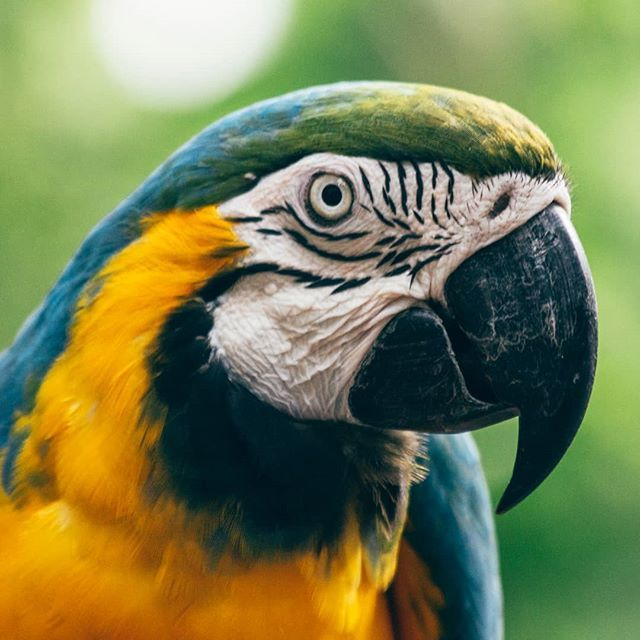
#> input picture Intensity Transformations/arara2.jpg, 640 x 640 px, found by its file name
$ jupyter execute 'Trocar regiões.ipynb'
#> lines starting #> are read from the running program, lines starting #| are printed output that depends on the picture
# Trocar regiões de uma imagem

Autor: Almir Soares Firmo Filho

O objetivo deste notebook é mostrar como separar uma imagem em regiões e trocá-las de lugar.

[cell 1]
import numpy as np
import cv2
import matplotlib.pyplot as plt

[cell 2]
# Carregar imagem original
image = cv2.imread('arara2.jpg', cv2.IMREAD_GRAYSCALE)
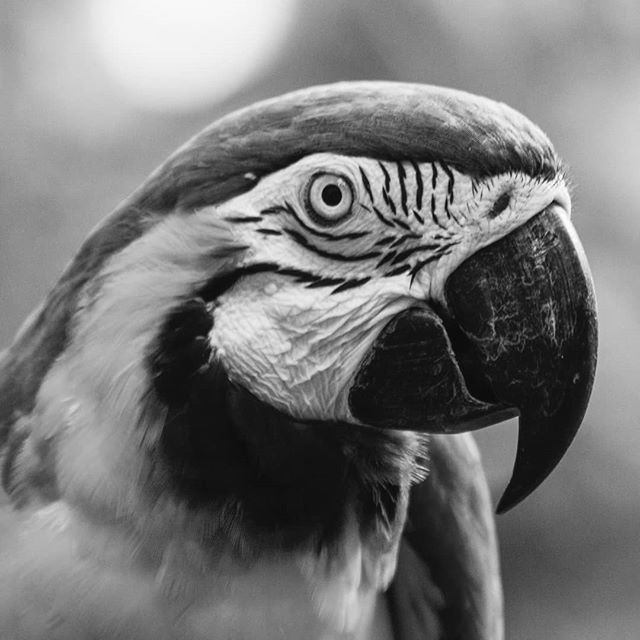
#> image: shape (640, 640); min 0, max 255, mean 119.8

plt.title('Input image')
plt.imshow(image,'gray')
plt.show()

print("Dimensões da imagem: ",image.shape)
#| Dimensões da imagem:  (640, 640)

Como a imagem é quadrada é possível dividí-la igualmente em 4 regiões. Para tal é necessário criar os índices de cada ponto dos 4 quadrados, atribuir à cada quadrado os pixels da imagem original e depois trocar as regiões para gerar a imagem final.

[cell 3]
# Criar variáveis para altura e largura da imagem
height = image.shape[0]
#> height = 640
width = image.shape[1]
#> width = 640

# Criar os vetores dos índices (coordenadas) dos pontos inicial e final de cada parte da imagem
partA_index = [0, int((height/2)), 0, int((width/2))]
#> partA_index = [0, 320, 0, 320]
partB_index = [0, int((height/2)), int(width/2), int(width)]
#> partB_index = [0, 320, 320, 640]
partC_index = [int(height/2), int(height), 0, int((width/2))]
#> partC_index = [320, 640, 0, 320]
partD_index = [int(height/2), int(height), int(width/2), int(width)]
#> partD_index = [320, 640, 320, 640]

# Separar imagem em 4 quadrados
partA = image[partA_index[0]:partA_index[1], partA_index[2]:partA_index[3]]
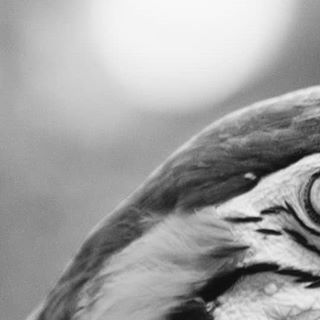
#> partA: shape (320, 320); min 9, max 248, mean 162.3
partB = image[partB_index[0]:partB_index[1], partB_index[2]:partB_index[3]]
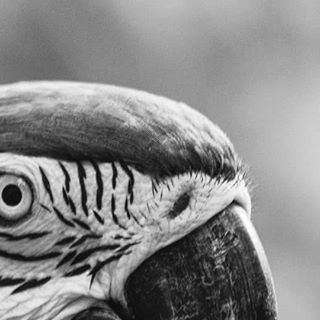
#> partB: shape (320, 320); min 0, max 255, mean 136.4
partC = image[partC_index[0]:partC_index[1], partC_index[2]:partC_index[3]]
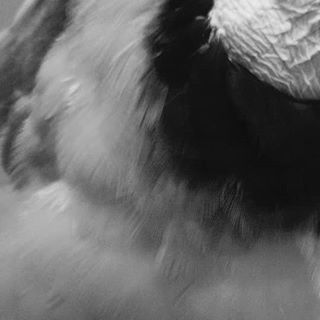
#> partC: shape (320, 320); min 12, max 238, mean 100.2
partD = image[partD_index[0]:partD_index[1], partD_index[2]:partD_index[3]]
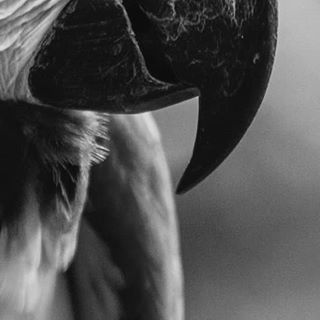
#> partD: shape (320, 320); min 2, max 231, mean 80.3

# Trocar a posição das 4 partes da imagem
image2 = np.zeros([width,height],dtype=np.uint8)
image2[partA_index[0]:partA_index[1], partA_index[2]:partA_index[3]] = partD
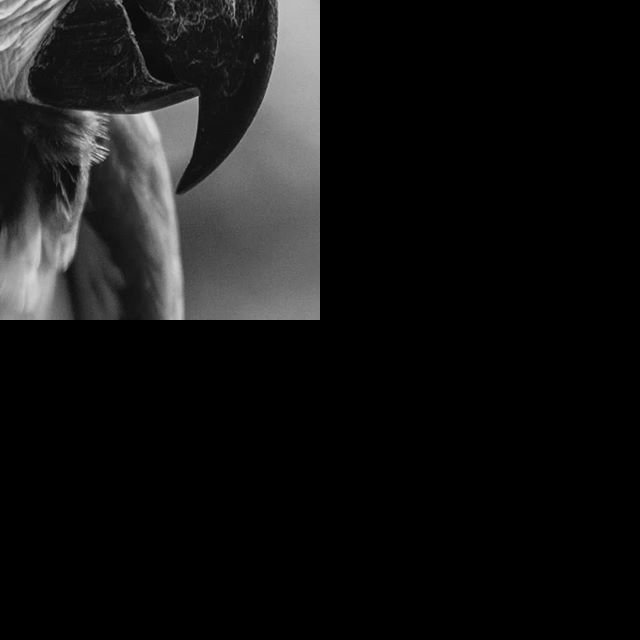
#> image2: shape (640, 640); min 0, max 231, mean 20.1
image2[partB_index[0]:partB_index[1], partB_index[2]:partB_index[3]] = partC
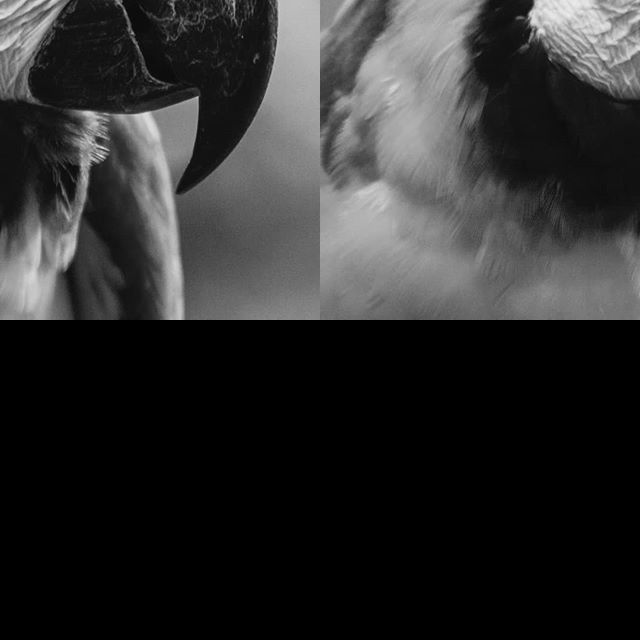
#> image2: shape (640, 640); min 0, max 238, mean 45.1
image2[partC_index[0]:partC_index[1], partC_index[2]:partC_index[3]] = partB
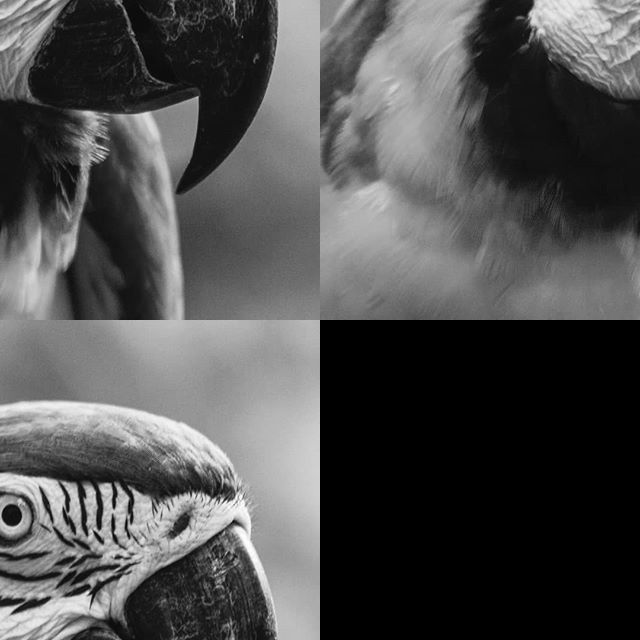
#> image2: shape (640, 640); min 0, max 255, mean 79.2
image2[partD_index[0]:partD_index[1], partD_index[2]:partD_index[3]] = partA
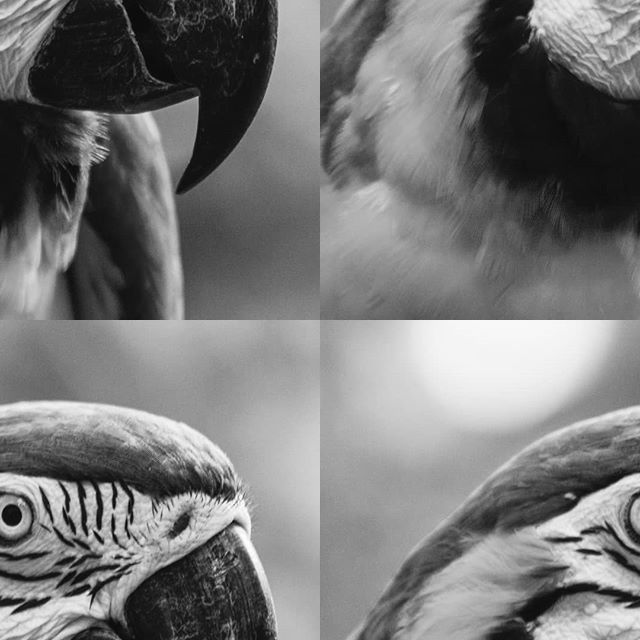
#> image2: shape (640, 640); min 0, max 255, mean 119.8

[cell 4]
fig,ax = plt.subplots(1,2)
plt.subplot(121),plt.imshow(image,'gray')
plt.subplot(122),plt.imshow(image2, 'gray')
plt.show()

$ run again, with Intensity Transformations/low_contrast2.jpg copied over Intensity Transformations/arara2.jpg
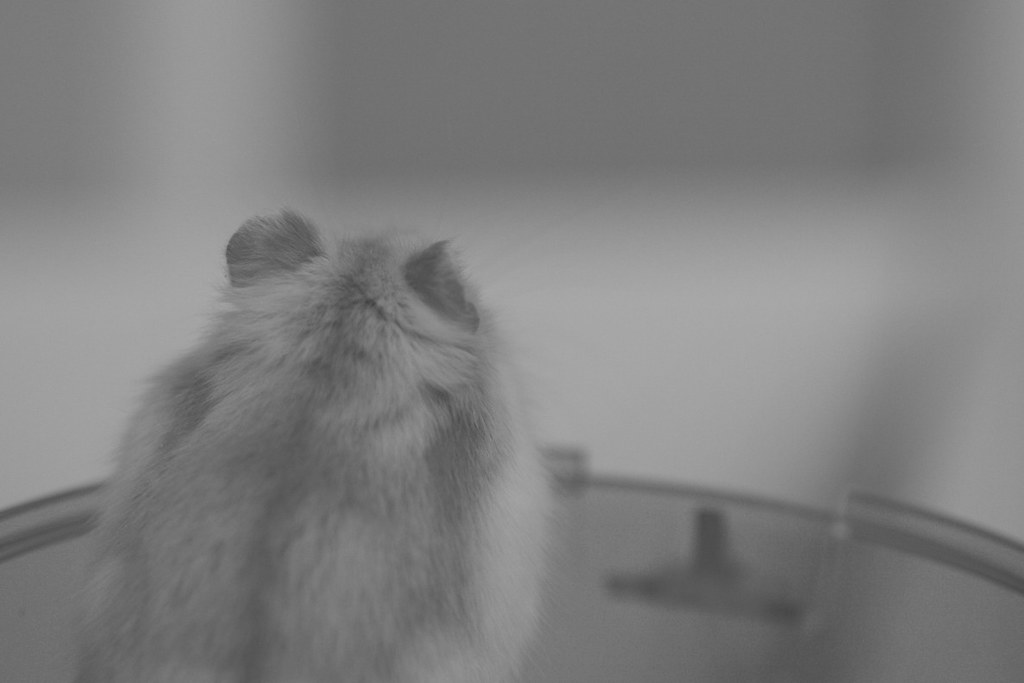
#> input picture Intensity Transformations/low_contrast2.jpg, 1024 x 683 px, found by its file name
#> image is the input picture: shape (683, 1024); min 65, max 169, mean 127
#| Dimensões da imagem:  (683, 1024)
#> `partD = image[partD_index[0]:partD_index[1], partD_index[2]:partD_inde..`:
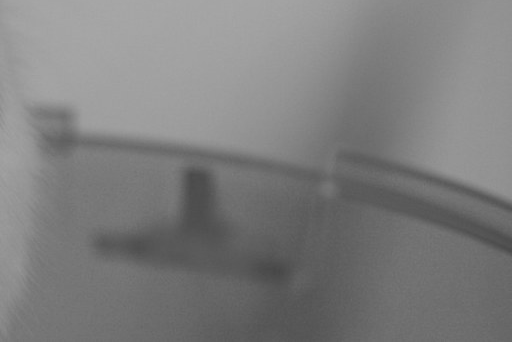
#> partD: shape (342, 512); min 71, max 167, mean 125.7
#> `plt.show()`:
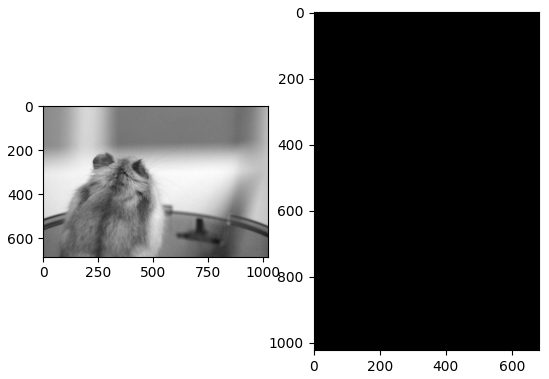
#> figure drawn by matplotlib, 2 panels

$ run again, with Intensity Transformations/biel.png saved as Intensity Transformations/arara2.jpg
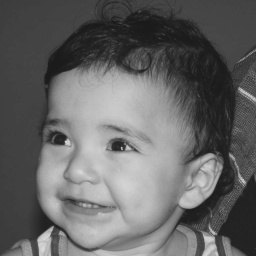
#> input picture Intensity Transformations/biel.png, 256 x 256 px, found by its file name
#> image is the input picture: shape (256, 256); min 22, max 220, mean 100.9
#| Dimensões da imagem:  (256, 256)
#> `partD = image[partD_index[0]:partD_index[1], partD_index[2]:partD_inde..`:
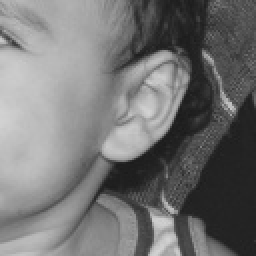
#> partD: shape (128, 128) (shown 2 times larger); min 26, max 211, mean 115.9
#> `image2[partD_index[0]:partD_index[1], partD_index[2]:partD_index[3]] =..`:
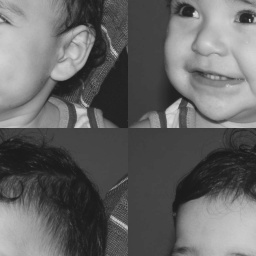
#> image2: shape (256, 256); min 22, max 220, mean 100.9
